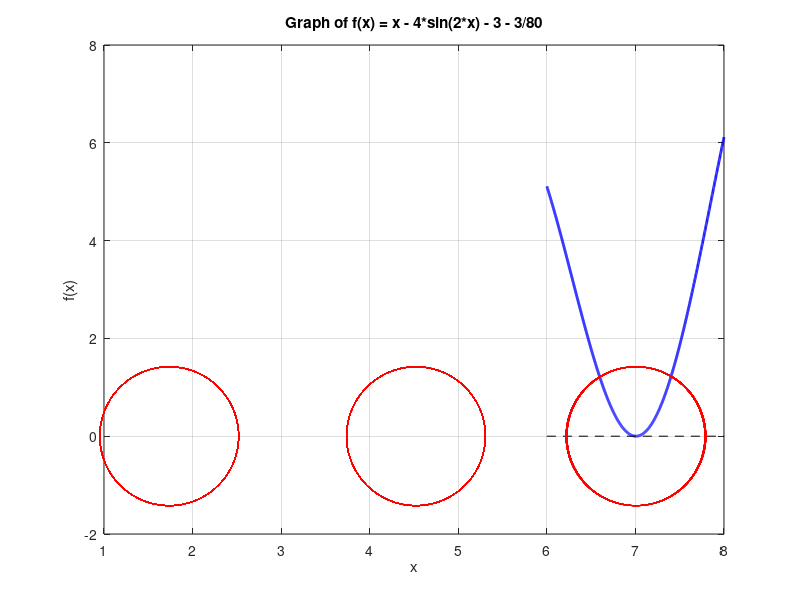

The MATLAB source for this figure:
format long;

f = @(x) x-4*sin(2*x)-3-3/80;

x = linspace(6, 8, 1000);

y = f(x);
zero = 0;

plot(x, y, 'b', 'LineWidth', 2);
hold on;

plot(xlim, [0 0], 'k--');
title('Graph of f(x) = x - 4*sin(2*x) - 3 - 3/80');
xlabel('x');
ylabel('f(x)');
grid on;
x_guesses = x;
x_zeros = [];

for guess = x_guesses
    zero = fzero(f, guess);
    x_zeros = [x_zeros zero]
end

plot(x_zeros, zeros(size(x_zeros)), 'ro', 'MarkerSize', 100);

hold off;
